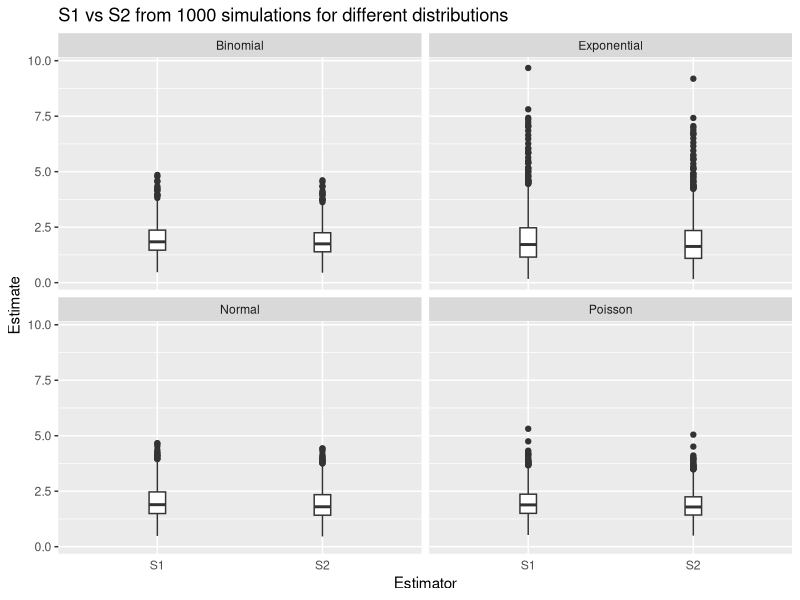
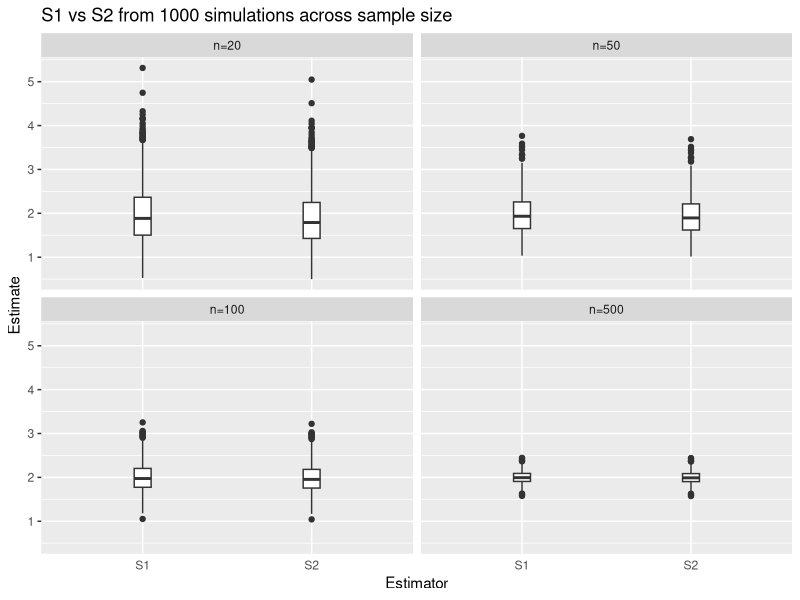
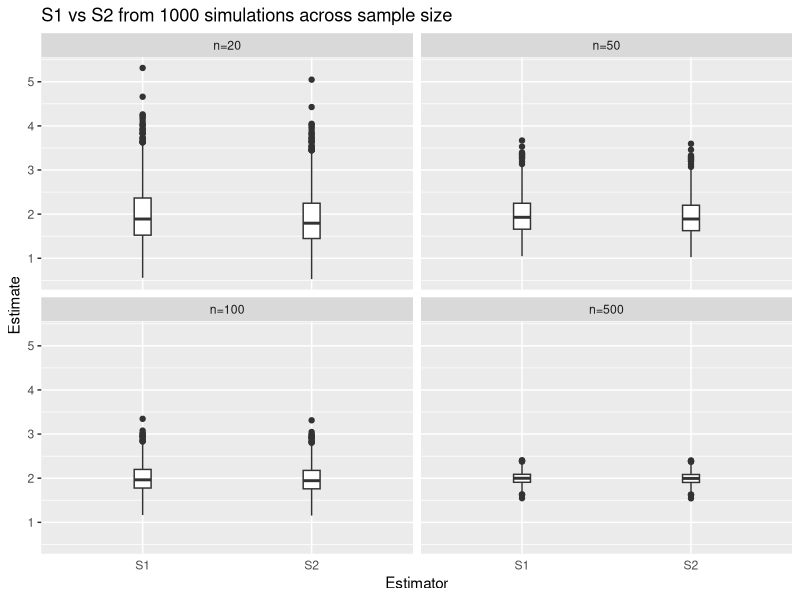
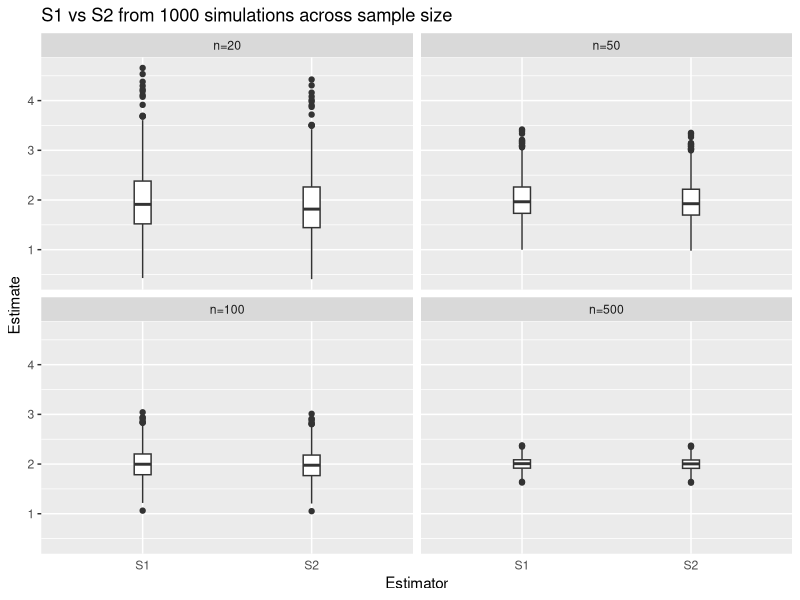
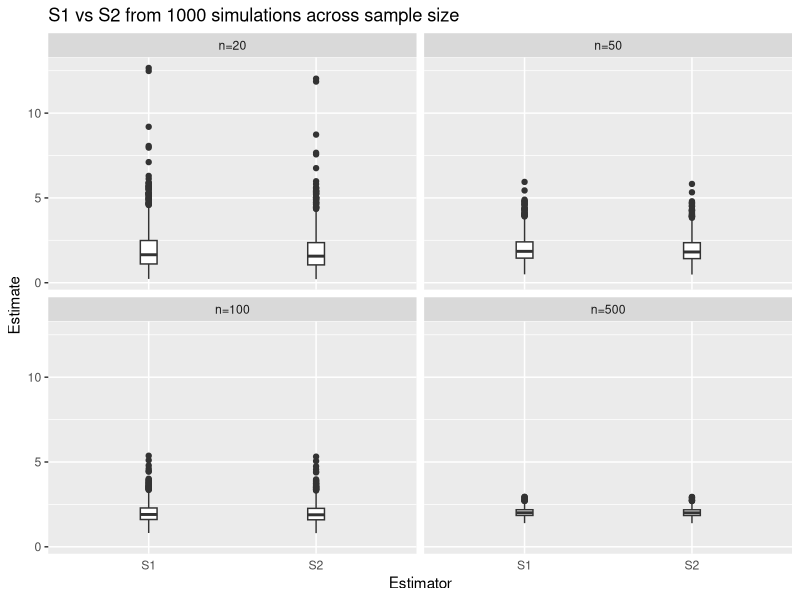
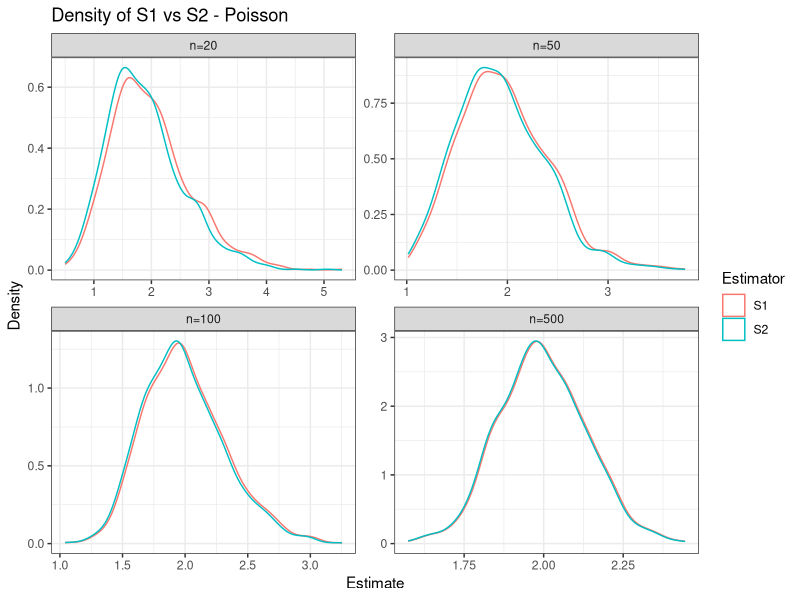
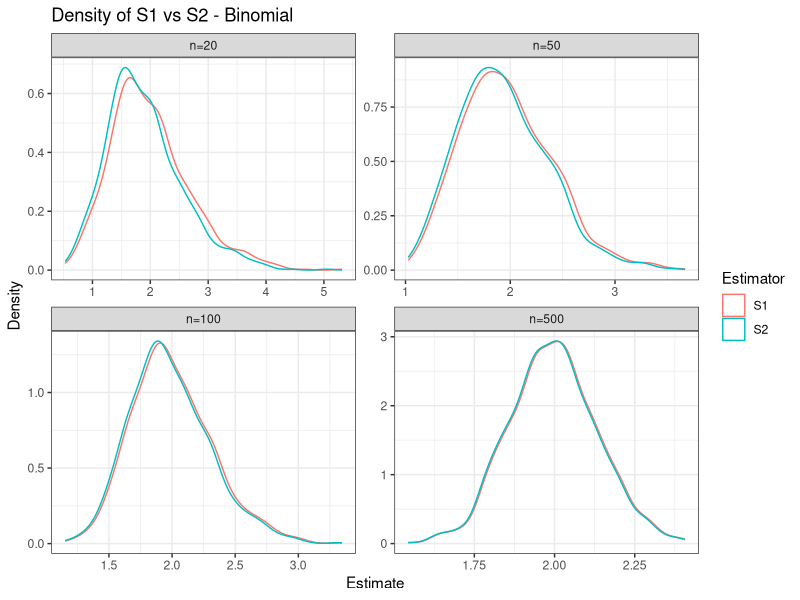
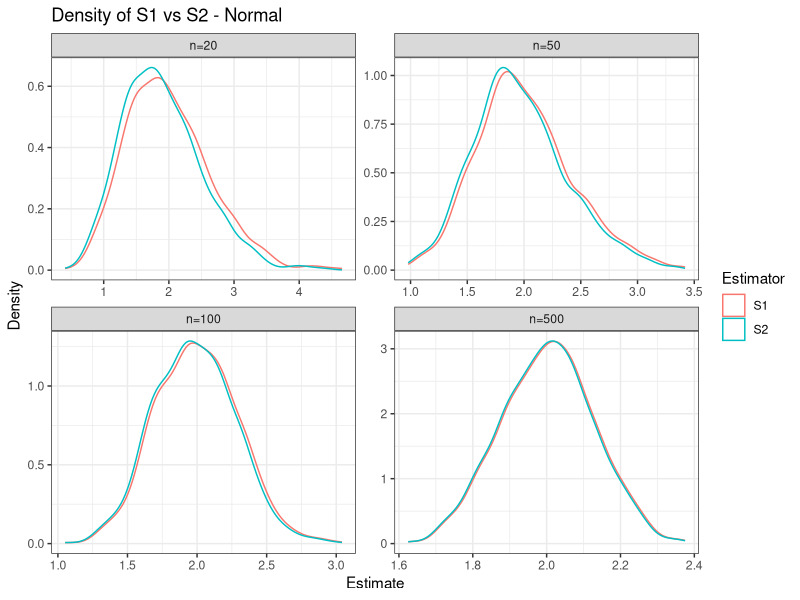

These charts were generated, in order, by the following R code:
## ---- chunk 1
#| echo: false

default_chunk_hook  <- knitr::knit_hooks$get("chunk")

latex_font_size <- c("Huge", "huge", "LARGE", "Large", 
                     "large", "normalsize", "small", 
                     "footnotesize", "scriptsize", "tiny")

knitr::knit_hooks$set(chunk = function(x, options) {
  x <- default_chunk_hook(x, options)
  if(options$size %in% latex_font_size) {
    paste0("\n \\", options$size, "\n\n", 
      x, 
      "\n\n \\normalsize"
    )
  } else {
    x
  }
})
## ---- chunk 2
#| label: load-packages
#| include: false
library(tidyverse)
library(patchwork)
## ---- chunk 3
set.seed(7272)

n.sims <- 1000
# sample size is 20
n <- 20

# Poisson
S1_pois <- rep(NA, n.sims)
S2_pois <- rep(NA, n.sims)

for(i in 1:n.sims){
  curr.sample <- rpois(n=n, lambda = 2)
  x_bar = mean(curr.sample)
  # don't need for (i in 1:n){Xi <- curr.sample[i] S1[i] <- (1/(n - 1)) * sum((Xi - x_bar)^2) S2[i] <- 1/n * sum((Xi - x_bar)^2)}, because it's vectorized.
  S1_pois[i] <- sum((curr.sample - x_bar)^2) / (n - 1)
  S2_pois[i] <- sum((curr.sample - x_bar)^2) / n
  }

# Binomial
p <- (5-sqrt(21))/10

S1_binom <- rep(NA, n.sims)
S2_binom <- rep(NA, n.sims)

for(i in 1:n.sims){
  curr.sample <- rbinom(n = n, size = 50, prob = p)
  x_bar <- mean(curr.sample)
  S1_binom[i] <- sum((curr.sample - x_bar)^2) / (n - 1)
  S2_binom[i] <- sum((curr.sample - x_bar)^2) / n
}

# Normal
S1_norm <- rep(NA, n.sims)
S2_norm <- rep(NA, n.sims)

for(i in 1:n.sims){
  curr.sample <- rnorm(n = n, mean = 0, sd = sqrt(2))
  x_bar <- mean(curr.sample)
  S1_norm[i] <- sum((curr.sample - x_bar)^2) / (n - 1)
  S2_norm[i] <- sum((curr.sample - x_bar)^2) / n
}

# Exponential
S1_exp <- rep(NA, n.sims)
S2_exp <- rep(NA, n.sims)

for(i in 1:n.sims){
  curr.sample <- rexp(n = n, rate = 1/sqrt(2))
  x_bar <- mean(curr.sample)
  S1_exp[i] <- sum((curr.sample - x_bar)^2) / (n - 1)
  S2_exp[i] <- sum((curr.sample - x_bar)^2) / n
}
## ---- chunk 4
raw <- tibble(
  Estimator= rep(c("S1", "S2"), each = 1000, times = 4),
  Distribution= rep(c("Poisson", "Binomial", "Normal", "Exponential"), 
                   each = 2000),
  Estimate=c(S1_pois, S2_pois, S1_binom, S2_binom, 
              S1_norm, S2_norm, S1_exp, S2_exp)
)

ggplot(raw) +
  geom_boxplot(aes(x = Estimator,
                   y= Estimate),
               width = 0.1) +
  ggtitle("S1 vs S2 from 1000 simulations for different distributions") +
  theme(axis.ticks.x = element_blank()) +
  facet_wrap(~ Distribution) 
## ---- chunk 5
# results.S1 <- tibble(
#   Distribution = c("Poisson", "Binomial", "Normal", "Exponential"),
#   Bias = c(
#     mean(S1_pois) - 2,
#     mean(S1_binom) - 2,
#     mean(S1_norm) - 2,
#     mean(S1_exp) - 2
#   ),
#   Variance = c(
#     var(S1_pois),
#     var(S1_binom),
#     var(S1_norm),
#     var(S1_exp)
#   ),
#   Precision = c(
#     1/var(S1_pois),
#     1/var(S1_bin),
#     1/var(S1_norm),
#     1/var(S1_exp)
#   ),
#   MSE = c(
#     (mean(S1_pois) - 2)^2 + var(S1_pois),
#     (mean(S1_bin) - 2)^2 + var(S1_bin),
#     (mean(S1_norm) - 2)^2 + var(S1_norm),
#     (mean(S1_exp) - 2)^2 + var(S1_exp)
#   )
# )

results <- tibble(
  Distribution = rep(c("Poisson", "Binomial", "Normal", "Exponential"), each = 2),
  Estimator = rep(c("S1", "S2"), times = 4),
  Bias = c(
    mean(S1_pois) - 2, mean(S2_pois) - 2,
    mean(S1_binom)  - 2, mean(S2_binom)  - 2,
    mean(S1_norm) - 2, mean(S2_norm) - 2,
    mean(S1_exp)  - 2, mean(S2_exp)  - 2
  ),
  Variance = c(
    var(S1_pois), var(S2_pois),
    var(S1_binom),  var(S2_binom),
    var(S1_norm), var(S2_norm),
    var(S1_exp),  var(S2_exp)
  ),
  Precision = 1 / Variance,
  MSE = Bias^2 + Variance
)
## ---- chunk 6
# ggplot(results, aes(x = Estimator, y = Bias, fill = Estimator)) +
#   geom_col() +
#   facet_wrap(~ Distribution) +
#   labs(title = "Bias")

# ggplot(results, aes(x = Estimator, y = Precision, fill = Estimator)) +
#   geom_col() +
#   facet_wrap(~ Distribution) +
#   labs(title = "Precision")

# ggplot(results, aes(x = Estimator, y = MSE, fill = Estimator)) +
#   geom_col() +
#   facet_wrap(~ Distribution) +
#   labs(title = "MSE")
## ---- chunk 7
#| echo: false
results |> knitr::kable(digits = 2)
## ---- chunk 8
set.seed(7272)

n.sims <- 1000
ss <- c(20, 50, 100, 500)

S1_pois <- list()
S2_pois <- list()

for(n in ss){
  S1 <- rep(NA, n.sims)
  S2 <- rep(NA, n.sims)
  for(i in 1:n.sims){
    curr.sample <- rpois(n = n, lambda = 2)
    x_bar <- mean(curr.sample)
    S1[i] <- sum((curr.sample - x_bar)^2) / (n - 1)
    S2[i] <- sum((curr.sample - x_bar)^2) / n
  }
  # convert number to string to use as a name
  S1_pois[[as.character(n)]] <- S1
  S2_pois[[as.character(n)]] <- S2
}

# raw data 
raw_pois <- tibble(
  Estimator = rep(c("S1", "S2"), each = 1000, times = 4),
  # so that they're in order
  n = factor(rep(c("n=20", "n=50", "n=100", "n=500"), each = 2000),
            levels = c("n=20", "n=50", "n=100", "n=500")),
  Estimate = c(S1_pois[["20"]], S2_pois[["20"]],
              S1_pois[["50"]], S2_pois[["50"]],
              S1_pois[["100"]], S2_pois[["100"]],
              S1_pois[["500"]], S2_pois[["500"]])
)
# summary 
results_pois <- tibble(
  n = rep(c(20, 50, 100, 500), each=2),
  Estimator = rep(c("S1", "S2"), times = 4),
  Bias = c(
    mean(S1_pois[["20"]]) - 2, mean(S2_pois[["20"]]) - 2,
    mean(S1_pois[["50"]]) - 2, mean(S2_pois[["50"]]) - 2,
    mean(S1_pois[["100"]]) - 2, mean(S2_pois[["100"]]) - 2,
    mean(S1_pois[["500"]]) - 2, mean(S2_pois[["500"]]) - 2
  ),
  Variance = c(
    var(S1_pois[["20"]]),  var(S2_pois[["20"]]),
    var(S1_pois[["50"]]),  var(S2_pois[["50"]]),
    var(S1_pois[["100"]]), var(S2_pois[["100"]]),
    var(S1_pois[["500"]]), var(S2_pois[["500"]])
  ),
  Precision = 1 / Variance,
  MSE = Bias^2 + Variance)

# table
results_pois |> knitr::kable(digits = 2)

# plot
ggplot(raw_pois) +
  geom_boxplot(aes(x = Estimator,
                   y= Estimate),
               width = 0.1) +
  ggtitle("S1 vs S2 from 1000 simulations across sample size") +
  theme(axis.ticks.x = element_blank()) +
  facet_wrap(~ n) 

## ---- chunk 9
set.seed(7272)

S1_binom <- list()
S2_binom <- list()

for(n in ss){
  S1 <- rep(NA, n.sims)
  S2 <- rep(NA, n.sims)
  for(i in 1:n.sims){
    curr.sample <- curr.sample <- rbinom(n = n, size = 50, prob = p)
    x_bar <- mean(curr.sample)
    S1[i] <- sum((curr.sample - x_bar)^2) / (n - 1)
    S2[i] <- sum((curr.sample - x_bar)^2) / n
  }
  S1_binom[[as.character(n)]] <- S1
  S2_binom[[as.character(n)]] <- S2
}

# raw data 
raw_binom <- tibble(
  Estimator = rep(c("S1", "S2"), each = 1000, times = 4),
  n = factor(rep(c("n=20", "n=50", "n=100", "n=500"), each = 2000),
            levels = c("n=20", "n=50", "n=100", "n=500")),
  Estimate = c(S1_binom[["20"]], S2_binom[["20"]],
              S1_binom[["50"]], S2_binom[["50"]],
              S1_binom[["100"]], S2_binom[["100"]],
              S1_binom[["500"]], S2_binom[["500"]])
)
# summary 
results_binom <- tibble(
  n = rep(c(20, 50, 100, 500), each=2),
  Estimator = rep(c("S1", "S2"), times = 4),
  Bias = c(
    mean(S1_binom[["20"]]) - 2, mean(S2_binom[["20"]]) - 2,
    mean(S1_binom[["50"]]) - 2, mean(S2_binom[["50"]]) - 2,
    mean(S1_binom[["100"]]) - 2, mean(S2_binom[["100"]]) - 2,
    mean(S1_binom[["500"]]) - 2, mean(S2_binom[["500"]]) - 2
  ),
  Variance = c(
    var(S1_binom[["20"]]),  var(S2_binom[["20"]]),
    var(S1_binom[["50"]]),  var(S2_binom[["50"]]),
    var(S1_binom[["100"]]), var(S2_binom[["100"]]),
    var(S1_binom[["500"]]), var(S2_binom[["500"]])
  ),
  Precision = 1 / Variance,
  MSE = Bias^2 + Variance)

# table
results_binom |> knitr::kable(digits = 2)

# plot
ggplot(raw_binom) +
  geom_boxplot(aes(x = Estimator,
                   y= Estimate),
               width = 0.1) +
  ggtitle("S1 vs S2 from 1000 simulations across sample size") +
  theme(axis.ticks.x = element_blank()) +
  facet_wrap(~ n) 
## ---- chunk 10
set.seed(7272)

S1_norm <- list()
S2_norm <- list()

for(n in ss){
  S1 <- rep(NA, n.sims)
  S2 <- rep(NA, n.sims)
  for(i in 1:n.sims){
    curr.sample <- rnorm(n = n, mean = 0, sd = sqrt(2))
    x_bar <- mean(curr.sample)
    S1[i] <- sum((curr.sample - x_bar)^2) / (n - 1)
    S2[i] <- sum((curr.sample - x_bar)^2) / n
  }
  S1_norm[[as.character(n)]] <- S1
  S2_norm[[as.character(n)]] <- S2
}

# raw data 
raw_norm <- tibble(
  Estimator = rep(c("S1", "S2"), each = 1000, times = 4),
  n = factor(rep(c("n=20", "n=50", "n=100", "n=500"), each = 2000),
            levels = c("n=20", "n=50", "n=100", "n=500")),
  Estimate = c(S1_norm[["20"]], S2_norm[["20"]],
              S1_norm[["50"]], S2_norm[["50"]],
              S1_norm[["100"]], S2_norm[["100"]],
              S1_norm[["500"]], S2_norm[["500"]])
)
# summary 
results_norm <- tibble(
  n = rep(c(20, 50, 100, 500), each=2),
  Estimator = rep(c("S1", "S2"), times = 4),
  Bias = c(
    mean(S1_norm[["20"]]) - 2, mean(S2_norm[["20"]]) - 2,
    mean(S1_norm[["50"]]) - 2, mean(S2_norm[["50"]]) - 2,
    mean(S1_norm[["100"]]) - 2, mean(S2_norm[["100"]]) - 2,
    mean(S1_norm[["500"]]) - 2, mean(S2_norm[["500"]]) - 2
  ),
  Variance = c(
    var(S1_norm[["20"]]),  var(S2_norm[["20"]]),
    var(S1_norm[["50"]]),  var(S2_norm[["50"]]),
    var(S1_norm[["100"]]), var(S2_norm[["100"]]),
    var(S1_norm[["500"]]), var(S2_norm[["500"]])
  ),
  Precision = 1 / Variance,
  MSE = Bias^2 + Variance)

# table
results_norm |> knitr::kable(digits = 2)

# plot
ggplot(raw_norm) +
  geom_boxplot(aes(x = Estimator,
                   y= Estimate),
               width = 0.1) +
  ggtitle("S1 vs S2 from 1000 simulations across sample size") +
  theme(axis.ticks.x = element_blank()) +
  facet_wrap(~ n) 
## ---- chunk 11
set.seed(7272)

S1_exp <- list()
S2_exp <- list()

for(n in ss){
  S1 <- rep(NA, n.sims)
  S2 <- rep(NA, n.sims)
  for(i in 1:n.sims){
    curr.sample <- rexp(n = n, rate = 1/sqrt(2))
    x_bar <- mean(curr.sample)
    S1[i] <- sum((curr.sample - x_bar)^2) / (n - 1)
    S2[i] <- sum((curr.sample - x_bar)^2) / n
  }
  S1_exp[[as.character(n)]] <- S1
  S2_exp[[as.character(n)]] <- S2
}

# raw data 
raw_exp <- tibble(
  Estimator = rep(c("S1", "S2"), each = 1000, times = 4),
  n = factor(rep(c("n=20", "n=50", "n=100", "n=500"), each = 2000),
            levels = c("n=20", "n=50", "n=100", "n=500")),
  Estimate = c(S1_exp[["20"]], S2_exp[["20"]],
              S1_exp[["50"]], S2_exp[["50"]],
              S1_exp[["100"]], S2_exp[["100"]],
              S1_exp[["500"]], S2_exp[["500"]])
)
# summary 
results_exp <- tibble(
  n = rep(c(20, 50, 100, 500), each=2),
  Estimator = rep(c("S1", "S2"), times = 4),
  Bias = c(
    mean(S1_exp[["20"]]) - 2, mean(S2_exp[["20"]]) - 2,
    mean(S1_exp[["50"]]) - 2, mean(S2_exp[["50"]]) - 2,
    mean(S1_exp[["100"]]) - 2, mean(S2_exp[["100"]]) - 2,
    mean(S1_exp[["500"]]) - 2, mean(S2_exp[["500"]]) - 2
  ),
  Variance = c(
    var(S1_exp[["20"]]),  var(S2_exp[["20"]]),
    var(S1_exp[["50"]]),  var(S2_exp[["50"]]),
    var(S1_exp[["100"]]), var(S2_exp[["100"]]),
    var(S1_exp[["500"]]), var(S2_exp[["500"]])
  ),
  Precision = 1 / Variance,
  MSE = Bias^2 + Variance)

# table
results_exp |> knitr::kable(digits = 2)

# plot
ggplot(raw_exp) +
  geom_boxplot(aes(x = Estimator,
                   y= Estimate),
               width = 0.1) +
  ggtitle("S1 vs S2 from 1000 simulations across sample size") +
  theme(axis.ticks.x = element_blank()) +
  facet_wrap(~ n) 
## ---- chunk 12
# n20.s1 <- tibble(
#   Poisson = raw_pois[raw_pois[raw_pois$n == "n=20" & raw_pois$Estimator == "S1"]],
#   Binomial = raw_binom[raw_binom[raw_binom$n == "n=20" & raw_binom$Estimator == "S1"]],
# )

set.seed(7272)
# library(ggridges) can't find it

# raw_all <- bind_rows(
#   raw_pois |> mutate(Distribution = "Poisson"),
#   raw_binom |> mutate(Distribution = "Binomial"),
#   raw_norm |> mutate(Distribution = "Normal"),
#   raw_exp |> mutate(Distribution = "Exponential")
# )

# # S1
# raw_all |>
#   filter(Estimator == "S1") |>
#   ggplot(aes(x=Estimate, color = Distribution)) +
#   geom_density() +
#   facet_wrap(~ n) +
#   xlab("Estimate") +
#   ylab("Density") +
#   ggtitle("Sampling Distribution of S1 across sample sizes and distributions")

# # S2 
# raw_all |>
#   filter(Estimator == "S2") |>
#   ggplot(aes(x=Estimate, color = Distribution)) +
#   geom_density() +
#   facet_wrap(~ n) +
#   xlab("Estimate") +
#   ylab("Density") +
#   ggtitle("Sampling Distribution of S2 across sample sizes and distributions")

# poisson
# raw_pois |>
#       filter(Estimator == "S1") |>
#       ggplot(aes(x=Estimate, color = n)) +
#       geom_density() +
#       xlab("S1") +
#       ylab("Density") +
#       ggtitle("Poisson")

# raw_pois |>
#       filter(Estimator == "S2") |>
#       ggplot(aes(x=Estimate, color = n)) +
#       geom_density() +
#       xlab("S2") +
#       ylab("Density") +
#       ggtitle("Poisson")

# # binomial

# raw_binom |>
#       filter(Estimator == "S1") |>
#       ggplot(aes(x=Estimate, color = n)) +
#       geom_density() +
#       xlab("S1") +
#       ylab("Density") +
#       ggtitle("Binomial")

# raw_binom |>
#       filter(Estimator == "S2") |>
#       ggplot(aes(x=Estimate, color = n)) +
#       geom_density() +
#       xlab("Estimate") +
#       ylab("Density") +
#       ggtitle("Binomial")

# # normal

# raw_norm|>
#       filter(Estimator == "S1") |>
#       ggplot(aes(x=Estimate, color = n)) +
#       geom_density() +
#       xlab("Estimate") +
#       ylab("Density") +
#       ggtitle("Sampling Distribution of S1 of Normal Distribution across sample sizes")

# raw_norm |>
#       filter(Estimator == "S2") |>
#       ggplot(aes(x=Estimate, color = n)) +
#       geom_density() +
#       xlab("Estimate") +
#       ylab("Density") +
#       ggtitle("Sampling Distribution of S2 of Normal Distribution across sample sizes")

# # exponential

# raw_exp |>
#       filter(Estimator == "S1") |>
#       ggplot(aes(x=Estimate, color = n)) +
#       geom_density() +
#       xlab("Estimate") +
#       ylab("Density") +
#       ggtitle("Sampling Distribution of S1 of Exponential Distribution across sample sizes")

# raw_exp |>
#       filter(Estimator == "S2") |>
#       ggplot(aes(x=Estimate, color = n)) +
#       geom_density() +
#       xlab("Estimate") +
#       ylab("Density") +
#       ggtitle("Sampling Distribution of S2 of Exponential Distribution across sample sizes")

# poisson
ggplot(raw_pois) +
  geom_density(aes(x = Estimate, color = Estimator)) +
  ggtitle("Density of S1 vs S2 - Poisson") +
  facet_wrap(~ n, scales = "free") +
  # lets each facet panel have its own x and y axes instead of forcing them to share the same range
  ylab("Density") +
  theme_bw()

# binomial
ggplot(raw_binom) +
  geom_density(aes(x = Estimate, color = Estimator)) +
  ggtitle("Density of S1 vs S2 - Binomial") +
  facet_wrap(~ n, scales = "free") +
  ylab("Density") +
  theme_bw()

# normal
ggplot(raw_norm) +
  geom_density(aes(x = Estimate, color = Estimator)) +
  ggtitle("Density of S1 vs S2 - Normal") +
  facet_wrap(~ n, scales = "free") +
  ylab("Density") +
  theme_bw()

# Exponential
ggplot(raw_exp) +
  geom_density(aes(x = Estimate, color = Estimator)) +
  ggtitle("Density of S1 vs S2 - Exponential") +
  facet_wrap(~ n, scales = "free") +
  ylab("Density") +
  theme_bw()
## ---- chunk 13
set.seed(7272)

# draw 1 sample from each distribution
one_pois <- rpois(n = n, lambda = 2)
one_binom <- rbinom(n = n, size = 50, prob = p)
one_norm <- rnorm(n = n, mean = 0, sd = sqrt(2))
one_exp <- rexp(n = n, rate = 1/sqrt(2))

S1_pois_b <- rep(NA, n.sims)
S1_binom_b <- rep(NA, n.sims)
S1_norm_b <- rep(NA, n.sims)
S1_exp_b <- rep(NA, n.sims)

S2_pois_b <- rep(NA, n.sims)
S2_binom_b <- rep(NA, n.sims)
S2_norm_b <- rep(NA, n.sims)
S2_exp_b <- rep(NA, n.sims)

for(i in 1:n.sims){
  # sample with replacement from the one sample
  curr.sample <- sample(one_pois, size = n, replace = TRUE)
  x_bar <- mean(curr.sample)
  S1_pois_b[i] <- sum((curr.sample - x_bar)^2) / (n - 1)
  S2_pois_b[i] <- sum((curr.sample - x_bar)^2) / n

  curr.sample <- sample(one_binom, size = n, replace = TRUE)
  x_bar <- mean(curr.sample)
  S1_binom_b[i] <- sum((curr.sample - x_bar)^2) / (n - 1)
  S2_binom_b[i] <- sum((curr.sample - x_bar)^2) / n

  curr.sample <- sample(one_norm, size = n, replace = TRUE)
  x_bar <- mean(curr.sample)
  S1_norm_b[i] <- sum((curr.sample - x_bar)^2) / (n - 1)
  S2_norm_b[i] <- sum((curr.sample - x_bar)^2) / n

  curr.sample <- sample(one_exp, size = n, replace = TRUE)
  x_bar <- mean(curr.sample)
  S1_exp_b[i] <- sum((curr.sample - x_bar)^2) / (n - 1)
  S2_exp_b[i] <- sum((curr.sample - x_bar)^2) / n
}

raw_b <- tibble(
  Estimator = rep(c("S1", "S2"), each = 1000, times = 4),
  Distribution = rep(c("Poisson", "Binomial", "Normal", "Exponential"), each = 2000),
  Estimate = c(S1_pois_b, S2_pois_b, S1_binom_b, S2_binom_b,
                   S1_norm_b, S2_norm_b, S1_exp_b, S2_exp_b)
)

ggplot(raw_b) +
  geom_density(aes(x = Estimate, color = Estimator)) +
  ggtitle("Bootstrap density of S1 vs S2 (seed = 7272)") +
  facet_wrap(~ Distribution, scales = "free") +
  theme_bw()

## ---- chunk 14
set.seed(100)

one_pois <- rpois(n = n, lambda = 2)
one_binom <- rbinom(n = n, size = 50, prob = p)
one_norm <- rnorm(n = n, mean = 0, sd = sqrt(2))
one_exp <- rexp(n = n, rate = 1/sqrt(2))

S1_pois_b <- rep(NA, n.sims)
S1_binom_b <- rep(NA, n.sims)
S1_norm_b <- rep(NA, n.sims)
S1_exp_b <- rep(NA, n.sims)

S2_pois_b <- rep(NA, n.sims)
S2_binom_b <- rep(NA, n.sims)
S2_norm_b <- rep(NA, n.sims)
S2_exp_b <- rep(NA, n.sims)

for(i in 1:n.sims){
  curr.sample <- sample(one_pois, size = n, replace = TRUE)
  x_bar <- mean(curr.sample)
  S1_pois_b[i] <- sum((curr.sample - x_bar)^2) / (n - 1)
  S2_pois_b[i] <- sum((curr.sample - x_bar)^2) / n

  curr.sample <- sample(one_binom, size = n, replace = TRUE)
  x_bar <- mean(curr.sample)
  S1_binom_b[i] <- sum((curr.sample - x_bar)^2) / (n - 1)
  S2_binom_b[i] <- sum((curr.sample - x_bar)^2) / n

  curr.sample <- sample(one_norm, size = n, replace = TRUE)
  x_bar <- mean(curr.sample)
  S1_norm_b[i] <- sum((curr.sample - x_bar)^2) / (n - 1)
  S2_norm_b[i] <- sum((curr.sample - x_bar)^2) / n

  curr.sample <- sample(one_exp, size = n, replace = TRUE)
  x_bar <- mean(curr.sample)
  S1_exp_b[i] <- sum((curr.sample - x_bar)^2) / (n - 1)
  S2_exp_b[i] <- sum((curr.sample - x_bar)^2) / n
}

raw_b <- tibble(
  Estimator = rep(c("S1", "S2"), each = 1000, times = 4),
  Distribution = rep(c("Poisson", "Binomial", "Normal", "Exponential"), each = 2000),
  Estimate = c(S1_pois_b, S2_pois_b, S1_binom_b, S2_binom_b,
                   S1_norm_b, S2_norm_b, S1_exp_b, S2_exp_b)
)

ggplot(raw_b) +
  geom_density(aes(x = Estimate, color = Estimator)) +
  ggtitle("Bootstrap density of S1 vs S2 (seed = 100)") +
  facet_wrap(~ Distribution, scales = "free") +
  theme_bw()
## ---- chunk 15
set.seed(10000)

one_pois <- rpois(n = n, lambda = 2)
one_binom <- rbinom(n = n, size = 50, prob = p)
one_norm <- rnorm(n = n, mean = 0, sd = sqrt(2))
one_exp <- rexp(n = n, rate = 1/sqrt(2))

S1_pois_b <- rep(NA, n.sims)
S1_binom_b <- rep(NA, n.sims)
S1_norm_b <- rep(NA, n.sims)
S1_exp_b <- rep(NA, n.sims)

S2_pois_b <- rep(NA, n.sims)
S2_binom_b <- rep(NA, n.sims)
S2_norm_b <- rep(NA, n.sims)
S2_exp_b <- rep(NA, n.sims)

for(i in 1:n.sims){
  curr.sample <- sample(one_pois, size = n, replace = TRUE)
  x_bar <- mean(curr.sample)
  S1_pois_b[i] <- sum((curr.sample - x_bar)^2) / (n - 1)
  S2_pois_b[i] <- sum((curr.sample - x_bar)^2) / n

  curr.sample <- sample(one_binom, size = n, replace = TRUE)
  x_bar <- mean(curr.sample)
  S1_binom_b[i] <- sum((curr.sample - x_bar)^2) / (n - 1)
  S2_binom_b[i] <- sum((curr.sample - x_bar)^2) / n

  curr.sample <- sample(one_norm, size = n, replace = TRUE)
  x_bar <- mean(curr.sample)
  S1_norm_b[i] <- sum((curr.sample - x_bar)^2) / (n - 1)
  S2_norm_b[i] <- sum((curr.sample - x_bar)^2) / n

  curr.sample <- sample(one_exp, size = n, replace = TRUE)
  x_bar <- mean(curr.sample)
  S1_exp_b[i] <- sum((curr.sample - x_bar)^2) / (n - 1)
  S2_exp_b[i] <- sum((curr.sample - x_bar)^2) / n
}

raw_b <- tibble(
  Estimator = rep(c("S1", "S2"), each = 1000, times = 4),
  Distribution = rep(c("Poisson", "Binomial", "Normal", "Exponential"), each = 2000),
  Estimate = c(S1_pois_b, S2_pois_b, S1_binom_b, S2_binom_b,
                   S1_norm_b, S2_norm_b, S1_exp_b, S2_exp_b)
)

ggplot(raw_b) +
  geom_density(aes(x = Estimate, color = Estimator)) +
  ggtitle("Bootstrap density of S1 vs S2 (seed = 10000)") +
  facet_wrap(~ Distribution, scales = "free") +
  theme_bw()
